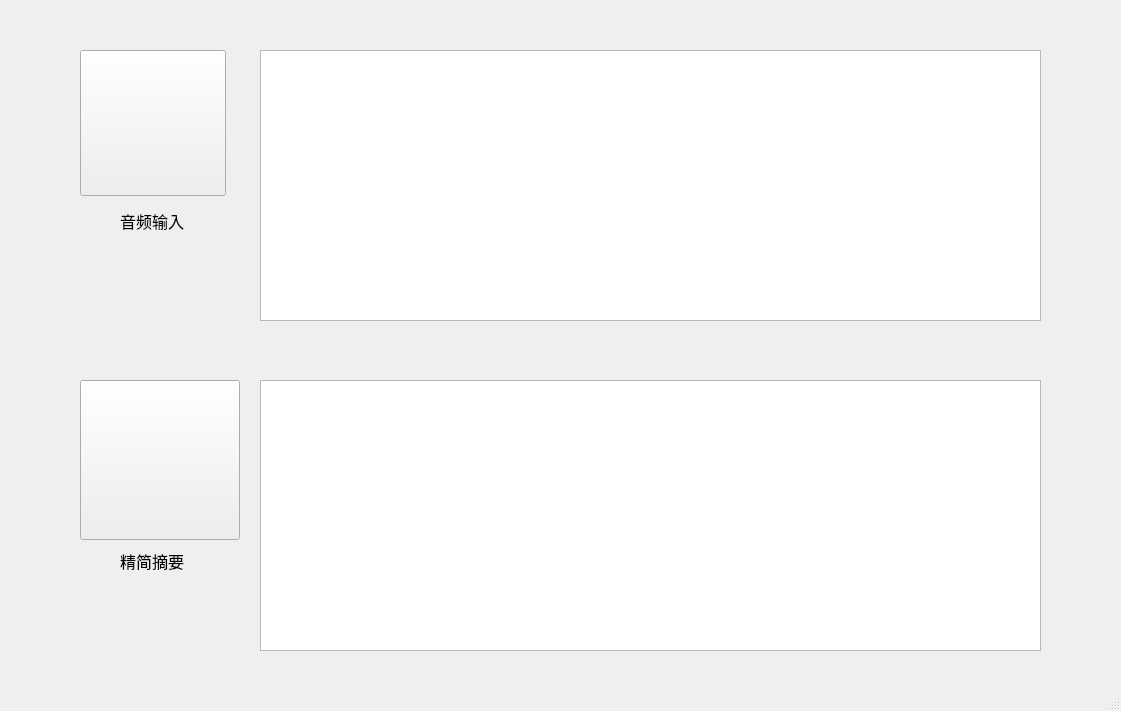
<?xml version="1.0" encoding="UTF-8"?>
<ui version="4.0">
 <class>MainWindow</class>
 <widget class="QMainWindow" name="MainWindow">
  <property name="geometry">
   <rect>
    <x>0</x>
    <y>0</y>
    <width>1121</width>
    <height>711</height>
   </rect>
  </property>
  <property name="windowTitle">
   <string>NLP Speech Compressor</string>
  </property>
  <property name="windowIcon">
   <iconset>
    <normaloff>../res/Setup.ico</normaloff>../res/Setup.ico</iconset>
  </property>
  <widget class="QWidget" name="centralwidget">
   <widget class="SwitchButton" name="SwitchButton">
    <property name="geometry">
     <rect>
      <x>80</x>
      <y>50</y>
      <width>146</width>
      <height>146</height>
     </rect>
    </property>
    <property name="cursor">
     <cursorShape>PointingHandCursor</cursorShape>
    </property>
    <property name="text">
     <string/>
    </property>
   </widget>
   <widget class="OriginalText" name="OriginalText">
    <property name="geometry">
     <rect>
      <x>260</x>
      <y>50</y>
      <width>781</width>
      <height>271</height>
     </rect>
    </property>
   </widget>
   <widget class="CompressedText" name="CompressedText">
    <property name="geometry">
     <rect>
      <x>260</x>
      <y>380</y>
      <width>781</width>
      <height>271</height>
     </rect>
    </property>
   </widget>
   <widget class="CompressButton" name="CompressButton">
    <property name="geometry">
     <rect>
      <x>80</x>
      <y>380</y>
      <width>160</width>
      <height>160</height>
     </rect>
    </property>
    <property name="cursor">
     <cursorShape>PointingHandCursor</cursorShape>
    </property>
    <property name="text">
     <string/>
    </property>
   </widget>
   <widget class="QLabel" name="label">
    <property name="geometry">
     <rect>
      <x>120</x>
      <y>210</y>
      <width>91</width>
      <height>21</height>
     </rect>
    </property>
    <property name="font">
     <font>
      <family>黑体</family>
      <pointsize>12</pointsize>
      <weight>50</weight>
      <bold>false</bold>
     </font>
    </property>
    <property name="text">
     <string>音频输入</string>
    </property>
   </widget>
   <widget class="QLabel" name="label_2">
    <property name="geometry">
     <rect>
      <x>120</x>
      <y>550</y>
      <width>91</width>
      <height>21</height>
     </rect>
    </property>
    <property name="font">
     <font>
      <family>黑体</family>
      <pointsize>12</pointsize>
      <weight>50</weight>
      <bold>false</bold>
     </font>
    </property>
    <property name="text">
     <string>精简摘要</string>
    </property>
   </widget>
  </widget>
  <widget class="QStatusBar" name="statusbar"/>
 </widget>
 <customwidgets>
  <customwidget>
   <class>SwitchButton</class>
   <extends>QPushButton</extends>
   <header>Qt_SwitchButton</header>
  </customwidget>
  <customwidget>
   <class>OriginalText</class>
   <extends>QTextEdit</extends>
   <header>Qt_OriginalText</header>
  </customwidget>
  <customwidget>
   <class>CompressedText</class>
   <extends>QTextEdit</extends>
   <header>Qt_CompressedText</header>
  </customwidget>
  <customwidget>
   <class>CompressButton</class>
   <extends>QPushButton</extends>
   <header>Qt_CompressButton</header>
  </customwidget>
 </customwidgets>
 <resources/>
 <connections/>
</ui>
